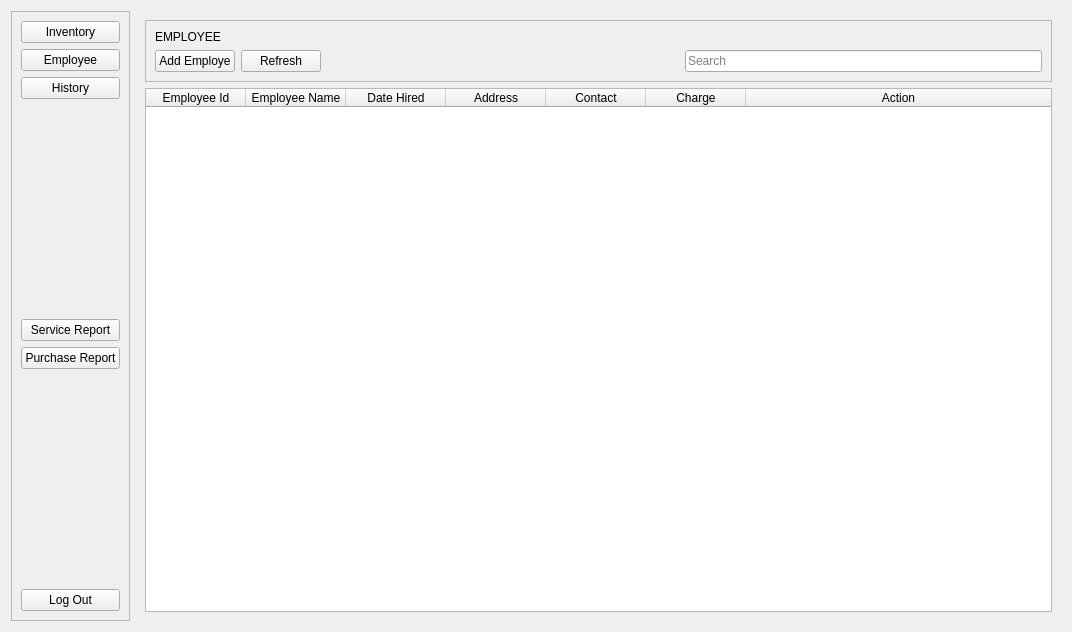
<?xml version="1.0" encoding="UTF-8"?>
<ui version="4.0">
 <class>ManagerDashboard</class>
 <widget class="QWidget" name="ManagerDashboard">
  <property name="geometry">
   <rect>
    <x>0</x>
    <y>0</y>
    <width>1072</width>
    <height>632</height>
   </rect>
  </property>
  <property name="windowTitle">
   <string>Form</string>
  </property>
  <layout class="QHBoxLayout" name="horizontalLayout">
   <item>
    <widget class="QFrame" name="frame">
     <property name="frameShape">
      <enum>QFrame::StyledPanel</enum>
     </property>
     <property name="frameShadow">
      <enum>QFrame::Raised</enum>
     </property>
     <layout class="QVBoxLayout" name="verticalLayout">
      <item>
       <widget class="QPushButton" name="inventoryButton">
        <property name="text">
         <string>Inventory</string>
        </property>
       </widget>
      </item>
      <item>
       <widget class="QPushButton" name="employeeButton">
        <property name="text">
         <string>Employee</string>
        </property>
       </widget>
      </item>
      <item>
       <widget class="QPushButton" name="historyButton">
        <property name="text">
         <string>History</string>
        </property>
       </widget>
      </item>
      <item>
       <spacer name="verticalSpacer_2">
        <property name="orientation">
         <enum>Qt::Vertical</enum>
        </property>
        <property name="sizeHint" stdset="0">
         <size>
          <width>20</width>
          <height>40</height>
         </size>
        </property>
       </spacer>
      </item>
      <item>
       <widget class="QPushButton" name="serviceReportButton">
        <property name="text">
         <string>Service Report</string>
        </property>
       </widget>
      </item>
      <item>
       <widget class="QPushButton" name="purchaseReportButton">
        <property name="text">
         <string>Purchase Report</string>
        </property>
       </widget>
      </item>
      <item>
       <spacer name="verticalSpacer">
        <property name="orientation">
         <enum>Qt::Vertical</enum>
        </property>
        <property name="sizeHint" stdset="0">
         <size>
          <width>20</width>
          <height>40</height>
         </size>
        </property>
       </spacer>
      </item>
      <item>
       <widget class="QPushButton" name="logOutButton">
        <property name="text">
         <string>Log Out</string>
        </property>
       </widget>
      </item>
     </layout>
    </widget>
   </item>
   <item>
    <widget class="QStackedWidget" name="stackedWidget">
     <property name="currentIndex">
      <number>1</number>
     </property>
     <widget class="QWidget" name="page">
      <layout class="QVBoxLayout" name="verticalLayout_2">
       <item>
        <widget class="QFrame" name="frame_2">
         <property name="frameShape">
          <enum>QFrame::StyledPanel</enum>
         </property>
         <property name="frameShadow">
          <enum>QFrame::Raised</enum>
         </property>
         <layout class="QGridLayout" name="gridLayout">
          <item row="1" column="2">
           <spacer name="horizontalSpacer">
            <property name="orientation">
             <enum>Qt::Horizontal</enum>
            </property>
            <property name="sizeHint" stdset="0">
             <size>
              <width>40</width>
              <height>20</height>
             </size>
            </property>
           </spacer>
          </item>
          <item row="1" column="0">
           <widget class="QPushButton" name="addProductButton">
            <property name="text">
             <string>Add Product</string>
            </property>
           </widget>
          </item>
          <item row="1" column="3">
           <widget class="QLineEdit" name="searchBar">
            <property name="placeholderText">
             <string>Search</string>
            </property>
           </widget>
          </item>
          <item row="0" column="0">
           <widget class="QLabel" name="label">
            <property name="text">
             <string>INVENTORY</string>
            </property>
           </widget>
          </item>
          <item row="1" column="1">
           <widget class="QPushButton" name="refreshButton">
            <property name="text">
             <string>Refresh</string>
            </property>
           </widget>
          </item>
         </layout>
        </widget>
       </item>
       <item>
        <widget class="QTableWidget" name="productTable">
         <attribute name="horizontalHeaderStretchLastSection">
          <bool>true</bool>
         </attribute>
         <attribute name="verticalHeaderVisible">
          <bool>false</bool>
         </attribute>
         <column>
          <property name="text">
           <string>Product Id</string>
          </property>
         </column>
         <column>
          <property name="text">
           <string>Product Name</string>
          </property>
         </column>
         <column>
          <property name="text">
           <string>Product Quantity</string>
          </property>
         </column>
         <column>
          <property name="text">
           <string>Product Price</string>
          </property>
         </column>
         <column>
          <property name="text">
           <string>Category</string>
          </property>
         </column>
         <column>
          <property name="text">
           <string>Actions</string>
          </property>
         </column>
        </widget>
       </item>
      </layout>
     </widget>
     <widget class="QWidget" name="page_2">
      <layout class="QVBoxLayout" name="verticalLayout_3">
       <item>
        <widget class="QFrame" name="frame_3">
         <property name="frameShape">
          <enum>QFrame::StyledPanel</enum>
         </property>
         <property name="frameShadow">
          <enum>QFrame::Raised</enum>
         </property>
         <layout class="QGridLayout" name="gridLayout_2">
          <item row="1" column="2">
           <spacer name="horizontalSpacer_2">
            <property name="orientation">
             <enum>Qt::Horizontal</enum>
            </property>
            <property name="sizeHint" stdset="0">
             <size>
              <width>40</width>
              <height>20</height>
             </size>
            </property>
           </spacer>
          </item>
          <item row="1" column="0">
           <widget class="QPushButton" name="addEmployeeButton">
            <property name="text">
             <string>Add Employe</string>
            </property>
           </widget>
          </item>
          <item row="1" column="3">
           <widget class="QLineEdit" name="searchBar_2">
            <property name="placeholderText">
             <string>Search</string>
            </property>
           </widget>
          </item>
          <item row="0" column="0">
           <widget class="QLabel" name="label_2">
            <property name="text">
             <string>EMPLOYEE</string>
            </property>
           </widget>
          </item>
          <item row="1" column="1">
           <widget class="QPushButton" name="refreshButton_2">
            <property name="text">
             <string>Refresh</string>
            </property>
           </widget>
          </item>
         </layout>
        </widget>
       </item>
       <item>
        <widget class="QTableWidget" name="employeeTable">
         <attribute name="horizontalHeaderStretchLastSection">
          <bool>true</bool>
         </attribute>
         <attribute name="verticalHeaderVisible">
          <bool>false</bool>
         </attribute>
         <column>
          <property name="text">
           <string>Employee Id</string>
          </property>
         </column>
         <column>
          <property name="text">
           <string>Employee Name</string>
          </property>
         </column>
         <column>
          <property name="text">
           <string>Date Hired</string>
          </property>
         </column>
         <column>
          <property name="text">
           <string>Address</string>
          </property>
         </column>
         <column>
          <property name="text">
           <string>Contact</string>
          </property>
         </column>
         <column>
          <property name="text">
           <string>Charge</string>
          </property>
         </column>
         <column>
          <property name="text">
           <string>Action</string>
          </property>
         </column>
        </widget>
       </item>
      </layout>
     </widget>
     <widget class="QWidget" name="page_3">
      <layout class="QGridLayout" name="gridLayout_3">
       <item row="0" column="0">
        <widget class="QTabWidget" name="tabWidget">
         <property name="currentIndex">
          <number>0</number>
         </property>
         <widget class="QWidget" name="tab_3">
          <attribute name="title">
           <string>Tab 1</string>
          </attribute>
         </widget>
         <widget class="QWidget" name="tab_4">
          <attribute name="title">
           <string>Tab 2</string>
          </attribute>
         </widget>
        </widget>
       </item>
      </layout>
     </widget>
    </widget>
   </item>
  </layout>
 </widget>
 <resources/>
 <connections/>
</ui>
